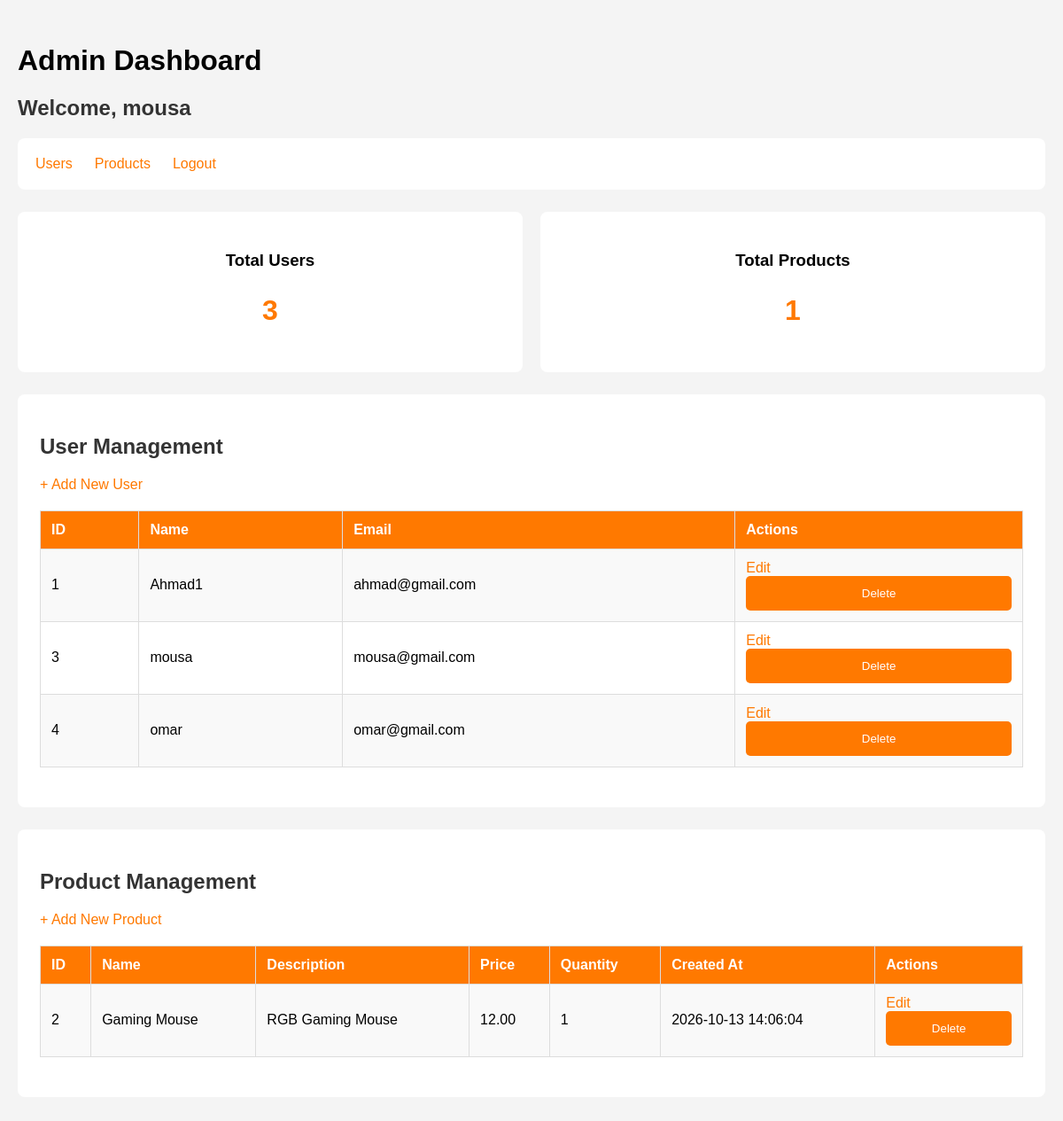
Page /dashboard.php (signed in) on the committed database.
### tables this page shows
CREATE TABLE `users` (
  `id` int(11) NOT NULL,
  `name` varchar(100) NOT NULL,
  `email` varchar(100) NOT NULL,
  `password` varchar(255) NOT NULL,
  `is_admin` tinyint(1) NOT NULL DEFAULT 0
);

CREATE TABLE `products` (
  `id` int(11) NOT NULL,
  `name` varchar(100) NOT NULL,
  `description` text NOT NULL,
  `price` decimal(10,2) NOT NULL,
  `quantity` int(11) NOT NULL,
  `created_at` timestamp NOT NULL DEFAULT current_timestamp()
);

### dashboard.php (the view, shortened to what this page needs)
<?php
require "db.php";
$users = mysqli_query(
    $conn,
    "SELECT id, name, email FROM users"
);
$products = mysqli_query(
    $conn,
    "SELECT * FROM products"
);
$totalUsers = mysqli_num_rows($users);
$totalProducts = mysqli_num_rows($products);
?>
<!DOCTYPE html>
<html lang="en">
<head>
    <link rel="stylesheet" href="style.css">
</head>
<body>
<div class="dashboard">
    <h1>Admin Dashboard</h1>
    <h2>
        Welcome,
        <?php echo htmlspecialchars($_SESSION["user_name"]); ?>
    </h2>
    <nav>
        <a href="#users">Users</a>
        <a href="#products">Products</a>
        <a href="logout.php">Logout</a>
    </nav>
    <div class="stats">
        <div class="stat-card">
            <h3>Total Users</h3>
            <h2><?php echo $totalUsers; ?></h2>
        </div>
        <div class="stat-card">
            <h3>Total Products</h3>
            <h2><?php echo $totalProducts; ?></h2>
        </div>
    </div>
    <section id="users">
        <h2>User Management</h2>
        <a href="add_user.php">+ Add New User</a>
        <table>
            <tr>
                <th>ID</th>
                <th>Name</th>
                <th>Email</th>
                <th>Actions</th>
            </tr>
            <?php while ($user = mysqli_fetch_assoc($users)): ?>
                <tr>
                    <td><?php echo $user["id"]; ?></td>
                    <td><?php echo htmlspecialchars($user["name"]); ?></td>
                    <td><?php echo htmlspecialchars($user["email"]); ?></td>
                    <td>
                        <a href="edit_user.php?id=<?php echo $user['id']; ?>">
                            Edit
                        </a>
                        <form action="delete_user.php"
                            method="POST"
                            style="display:inline;"
                            onsubmit="return confirm('Delete this user?');">
                            <button type="submit">Delete</button>
                        </form>
                    </td>
                </tr>
            <?php endwhile; ?>
        </table>
    </section>
    <section id="products">
        <h2>Product Management</h2>
        <a href="add_product.php">+ Add New Product</a>
        <table>
            <tr>
                <th>ID</th>
                <th>Name</th>
                <th>Description</th>
                <th>Price</th>
                <th>Quantity</th>
                <th>Created At</th>
                <th>Actions</th>
            </tr>
            <?php while ($product = mysqli_fetch_assoc($products)): ?>
                <tr>
                    <td><?php echo $product["id"]; ?></td>
                    <td><?php echo htmlspecialchars($product["name"]); ?></td>
                    <td><?php echo htmlspecialchars($product["description"]); ?></td>
                    <td><?php echo $product["price"]; ?></td>
                    <td><?php echo $product["quantity"]; ?></td>
                    <td><?php echo $product["created_at"]; ?></td>
                    <td>
                        <a href="edit_product.php?id=<?php echo $product['id']; ?>">
                            Edit
                        </a>
                        <form action="delete_product.php"
                            method="POST"
                            style="display:inline;"
                            onsubmit="return confirm('Delete this product?');">
                            <button type="submit">Delete</button>
                        </form>
                    </td>
                </tr>
            <?php endwhile; ?>
        </table>
    </section>
</div>
</body>
</html>

### style.css (style rules this page uses)
* { box-sizing: border-box; }
body { font-family: Arial, sans-serif; background-color: #f4f4f4; margin: 0; padding: 20px; }
h2 { color: #333; }
button { width: 100%; padding: 12px; background-color: #ff7900; color: white; border: none; border-radius: 5px; cursor: pointer; }
a { color: #ff7900; text-decoration: none; }
table { width: 100%; border-collapse: collapse; margin: 20px 0; }
th, td { padding: 12px; border: 1px solid #ddd; text-align: left; overflow-wrap: anywhere; }
th { background-color: #ff7900; color: white; }
tr:nth-child(even) { background-color: #f9f9f9; }
.dashboard { max-width: 1200px; margin: 30px auto; }
.dashboard nav { background: white; padding: 20px; border-radius: 8px; display: flex; gap: 25px; }
.stats { display: flex; gap: 20px; margin: 25px 0; }
.stat-card { background: white; padding: 25px; border-radius: 8px; flex: 1; text-align: center; }
.stat-card h2 { color: #ff7900; font-size: 32px; }
.dashboard section { background: white; padding: 25px; margin-bottom: 25px; border-radius: 8px; overflow-x: auto; }

### rows in the picture
users: id "1", name "Ahmad1", email "ahmad@gmail.com"
users: id "3", name "mousa", email "mousa@gmail.com"
users: id "4", name "omar", email "omar@gmail.com"
products: id "2", name "Gaming Mouse", description "RGB Gaming Mouse", price "12.00", quantity "1", created_at "2026-10-13 14:06:04"

### other values in the picture
$_SESSION["user_name"] "mousa"
$totalUsers "3"
$totalProducts "1"
